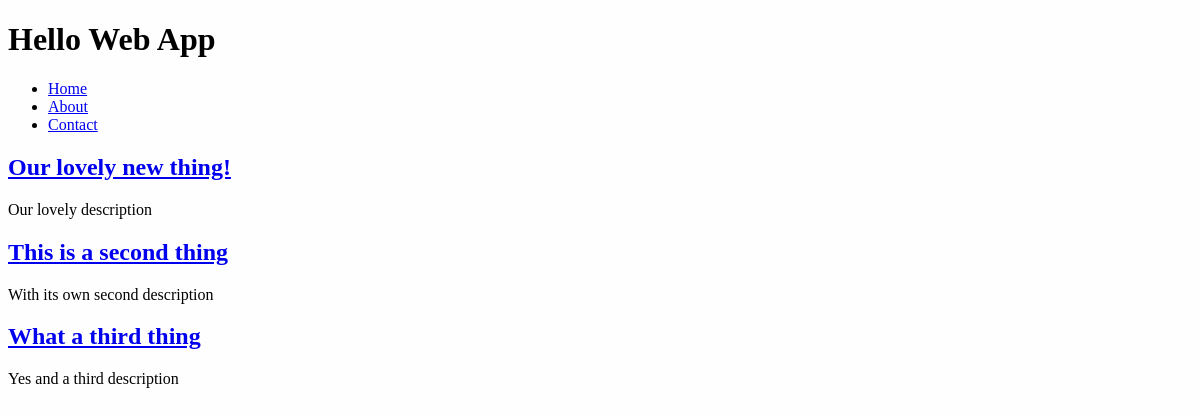
Before: / with the older database file.
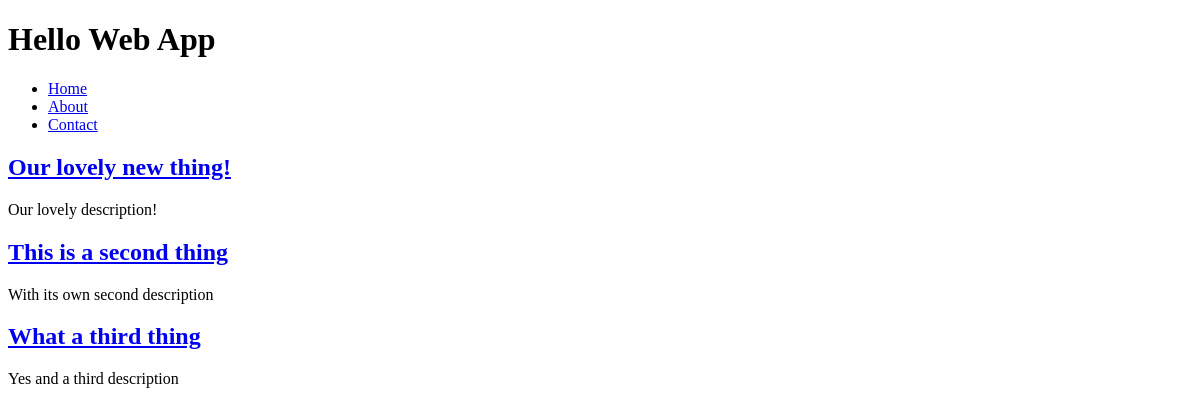
After: the same page with the newer database file.
### collection/models.py (models this page shows)
class Thing(models.Model):
    name = models.CharField(max_length=255)
    description = models.TextField()
    slug = models.SlugField(unique=True)

### collection/views.py (the view)
# urls.py: path('', views.index, name='home'),
def index(request):
    things = Thing.objects.all()
    return render(request, 'index.html', {
        'things': things,
    })

### collection/templates/index.html (shortened to what this page needs)
{% extends 'base.html' %}
{% block content %}
    {% for thing in things %}
        <a href="{% url 'thing_detail' slug=thing.slug %}"><h2>{{ thing.name }}</h2></a>
        <p>{{ thing.description }}</p>
        {% endfor %}
{% endblock content %}

### collection/templates/base.html (shortened to what this page needs)
{% load static %}
<!DOCTYPE html>
<html>
    <head>
        <link rel="stylesheet"
                href="{% static 'css/style.css' %}">
    </head>
    <body>
        <header>
            <h1>Hello Web App</h1>
            <nav>
                <ul>
                    <li>
                        <a href="{% url 'home' %}">Home</a>
                    </li>
                    <li>
                        <a href="{% url 'about' %}">About</a>
                    </li>
                    <li>
                        <a href="{% url 'contact' %}">Contact</a>
                    </li>
                </ul>
            </nav>
        </header>
       {% block content %} {% endblock content %}
    </body>
</html>

### collection/static/css/style.css (style rules this page uses)
body { background-color: #fefefe; }

Changed rows visible on the page:
changed Thing "Our lovely new thing!": description "Our lovely description" → "Our lovely description!"
